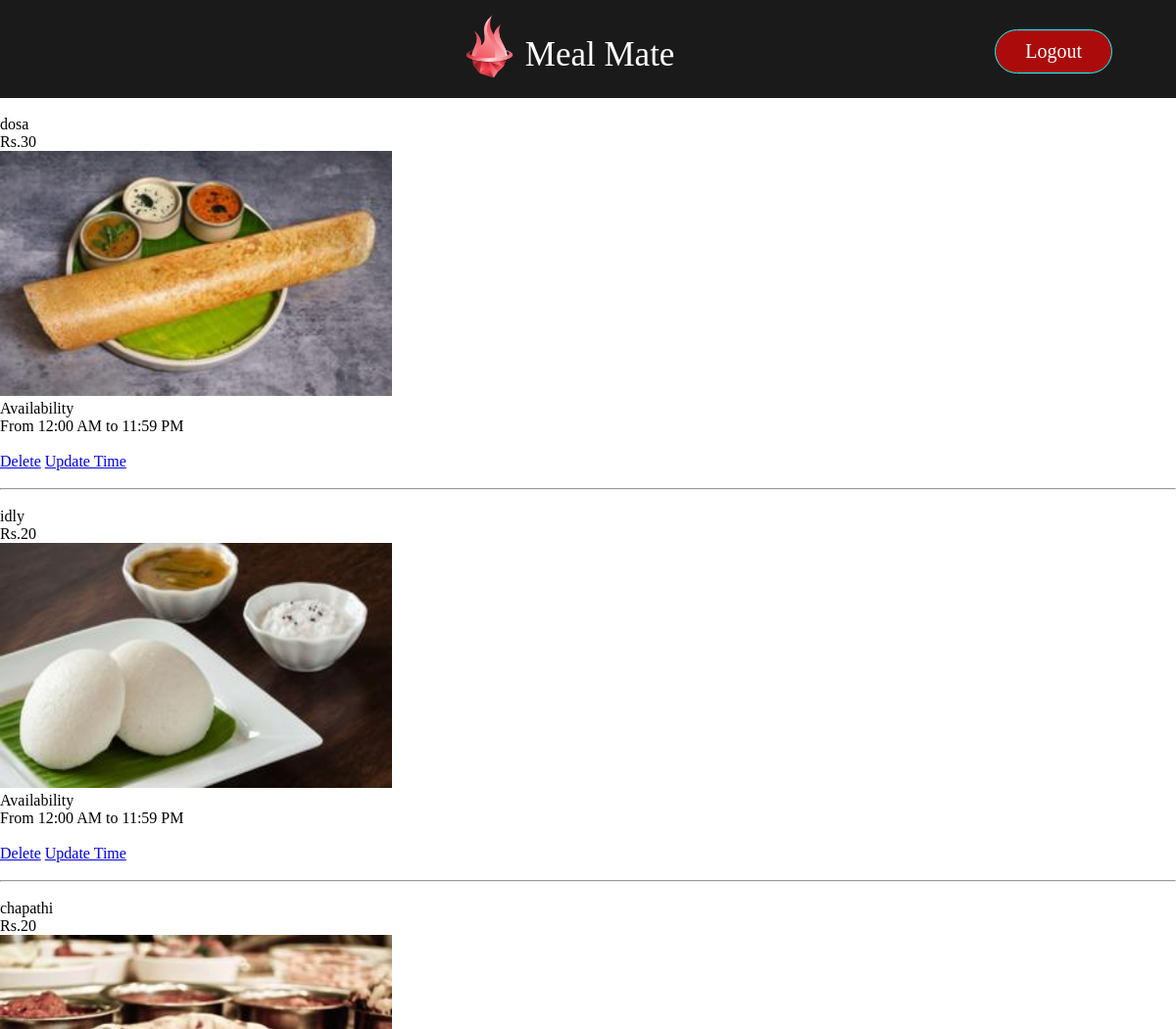
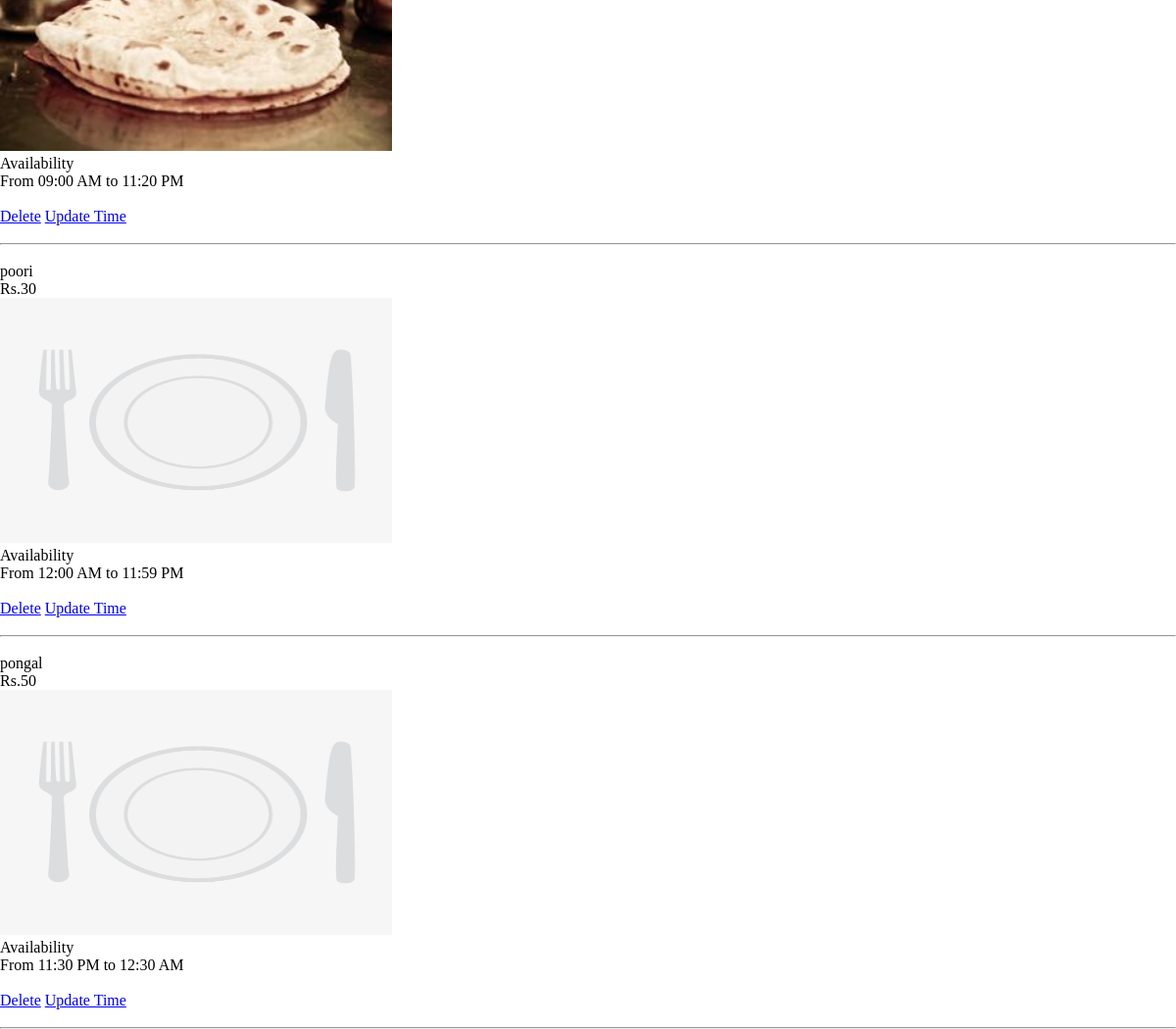
The app's page /viewMenu (signed in) with its own data (2 pictures, top to bottom).
### app.py (models this page shows, shortened)
class menu(db.Model):
    __tablename__ = "menu"
    id = db.Column(db.Integer,primary_key=True)
    name = db.Column(db.Text)
    price = db.Column(db.Integer)
    image = db.Column(db.Text, default='default.png')
    from_time = db.Column(db.Text)
    to_time = db.Column(db.Text)
    abs_from_time = db.Column(db.Time)
    abs_to_time = db.Column(db.Time)

### app.py (the view)
@app.route('/viewMenu')
@login_required
def viewMenu():
    if current_user.is_authenticated and current_user.role == 'employee':
        compMenu = menu.query.all()
        op=0
        return render_template('viewMenu.html', compMenu=compMenu,op=op)
    else:
        return 'Entry Restricted! Only Employees Allowed'

### app.py (called while the page is built)
@login_manager.user_loader
def load_user(id):
    return signup.query.get(id)

### templates/viewMenu.html (shortened to what this page needs)
{% extends 'base.html' %}
{% block content %}
{% for food in compMenu %}
    <div id="{{ food.id }}">
        <br />
        <p>{{food.name}}</p>
        <p>Rs.{{food.price}}</p>
        <img src="static/food_pics/{{food.image}}" width="400" height="250" />
        <p>Availability</p>
        <p>From {{food.from_time}} to {{food.to_time}}</p>
        <br />
        <a href="/deleteMenu/{{food.id}}">Delete</a>
        <a href="/updateTime/{{food.id}}">Update Time</a>
        <br /><br />
        <hr />
{% endfor %}
{% endblock %}

### templates/base.html (shortened to what this page needs)
<!DOCTYPE html>
<html lang="en">
  <head>
    <link rel="stylesheet" href="static/main.css" />
  </head>
  <body>
    <nav class="navigation">
      <ul class="nav">
        <li class="menu_icon">
          <a href="" onclick="showSideBar(event)" class="show_button"
            ><img src="static\menu_icon.png" alt="" class="show_button"
          /></a>
        </li>
        <li class="nav_img">
          <img src="static/logo.png" alt="" />
          <p>Meal Mate</p>
        </li>
        <li class="logOut">
            <a href="/logout">
              <p>Logout</p></a
            >
        </li>
      </ul>
    </nav>
    {% block content %} {% endblock %}
  </body>
</html>

### static/main.css (style rules this page uses)
* { margin: 0px; padding: 0px; }
.navigation { width: 100%; height: 100px; background-color: rgba(0, 0, 0, 0.899); opacity: 1; transition: opacity 0.3s ease-in-out; }
.nav { display: flex; list-style: none; align-items: center; vertical-align: middle; justify-content: space-between; }
.menu_icon { padding-left: 2%; margin-bottom: 10px; }
.nav_img { height: 100px; width: 33%; padding-left: 33%; padding-right: 25%; }
.nav_img img { min-width: 30px; min-height: 40px; max-width: 130px; max-height: 70px; display: inline; padding-top: 5px; }
.nav_img p { display: inline; font-size: 35px; vertical-align: 16px; color: white; }
.nav a img { min-width: 50px; min-height: 50px; padding-right: 0px; }
.logOut { margin-right: 65px; }
.logOut a { clear: both; float: left; border: 1px solid aqua; border-radius: 30px; padding: 10px; margin-top: 30px; margin-bottom: 40px; padding-left: 30px; padding-right: 30px; background-color: rgba(198, 9, 9, 0.845); color: white; font-weight: 500; margin-left: 5px; font-size: 20px; text-decoration: none; }

### records on screen
menu: name "dosa", price "30", image (picture), from_time "12:00 AM", to_time "11:59 PM"
menu: name "idly", price "20", image (picture), from_time "12:00 AM", to_time "11:59 PM"
menu: name "chapathi", price "20", image (picture), from_time "09:00 AM", to_time "11:20 PM"
menu: name "poori", price "30", image (placeholder picture), from_time "12:00 AM", to_time "11:59 PM"
menu: name "pongal", price "50", image (placeholder picture), from_time "11:30 PM", to_time "12:30 AM"
